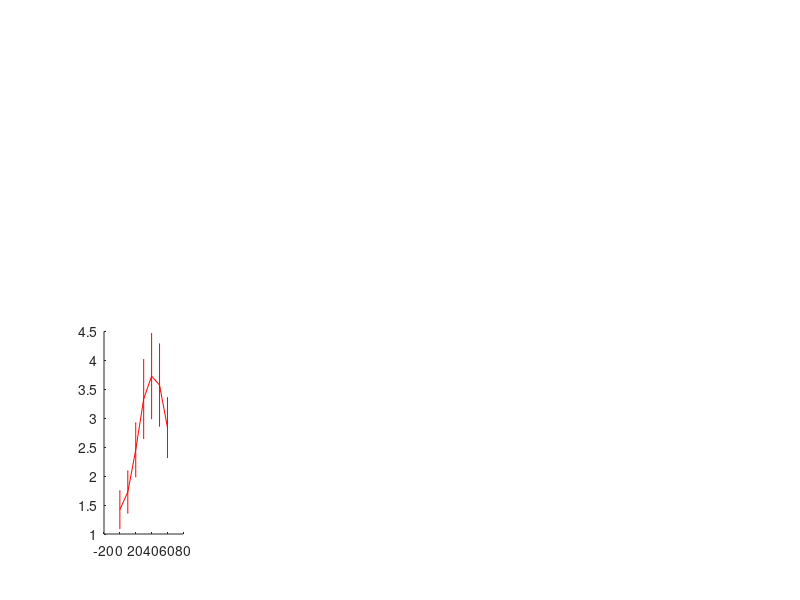

The MATLAB source for this figure: (Note: this script raises an error after producing the figure.)
%%% Producing Figure 4.6 in the thesis, chapter 4
%%% Pathogen extinction time plots with error bars, for varying model
%%% parameters

%%% This script is used in conjuction with the similarly named script found
%%% for SIS.

%%% Run the SIS script followed by this

z = 1.96;    %95% confidence interval
bF = 0:10:60;
bD = (0:6)/20;
gam = 5:5:80;
kap = 10:10:160;
eps = 0:0.05:1;
T = 500;



%%% 1-4 beta_F, 5-8 beta_D, 9-12 gamma, 13-16 kappa, 17-18 epsilon
%%% ODDS: epsilon = 0.5, c = 0
%%% EVEN: epsilon = 0, c = 0.5
%% #1                           Beta_F
load('SICSc0Eps05betaFAlpha80it100t500.mat')
sz = size(minorextinct);
avgmin = zeros(1, sz(2)); 
cimin = zeros(1, sz(2));
for i = 1:sz(2)
    nzmin = nonzeros(minorextinct(:,i));  %all nonzero extinction times from a minor outbreak
    
    up2 = find(nzmin > T); %ignoring all extinction times greater than T
    nzmin(up2) = [];
   
    if length(nzmin) > 0.5*sz(1)  %finding the mean and CI for minor outbreaks
        avgmin(i) = mean(nzmin);
        cimin(i) = z*std(nzmin)/sqrt(length(nzmin));
    end
end
g = find(avgmin>0);

subplot(2,5,6)
if isempty(g) == 0
    errorbar(bF(g), avgmin(g), cimin(g), 'r-', 'LineWidth', 0.5)
    hold on
end
ylim([0 5])
xlim([0 60])
xticks([0 20 40 60])
xlabel('\beta_F','FontSize',15)
hold on

%% #2
load('SICSc05Eps0betaFAlpha80it100t500.mat')
sz = size(minorextinct);
avgmin = zeros(1, sz(2)); 
cimin = zeros(1, sz(2));
for i = 1:sz(2)
    nzmin = nonzeros(minorextinct(:,i));  %all nonzero extinction times from a minor outbreak
    
    up2 = find(nzmin > T); %ignoring all extinction times greater than T
    nzmin(up2) = [];
   
    if length(nzmin) > 0.5*sz(1)  %finding the mean and CI for minor outbreaks
        avgmin(i) = mean(nzmin);
        cimin(i) = z*std(nzmin)/sqrt(length(nzmin));
    end
end
g = find(avgmin>0);

subplot(2,5,6)
if isempty(g) == 0
    errorbar(bF(g), avgmin(g), cimin(g), 'b-', 'LineWidth', 0.5)
    hold on
end
ylim([0 5])
xlim([0 60])
xticks([0 20 40 60])
ylabel({'                           Mean time to pathogen extinction, \tau',''}, 'FontSize', 18)
set(gca,'Position',[0.1 0.1 0.14 0.27])
str = 'A(ii)';
dim = [.11 .33 .03 .03];
annotation('textbox', dim, 'String', str, 'FitBoxToText', 'off', 'EdgeColor', 'w');
hold on

%% #3
load('SICSc0Eps05betaFAlpha40it100t500.mat')
sz = size(minorextinct);
avgmin = zeros(1, sz(2)); 
cimin = zeros(1, sz(2));
for i = 1:sz(2)
    nzmin = nonzeros(minorextinct(:,i));  %all nonzero extinction times from a minor outbreak
    
    up2 = find(nzmin > T); %ignoring all extinction times greater than T
    nzmin(up2) = [];
   
    if length(nzmin) > 0.5*sz(1)  %finding the mean and CI for minor outbreaks
        avgmin(i) = mean(nzmin);
        cimin(i) = z*std(nzmin)/sqrt(length(nzmin));
    end
end
g = find(avgmin>0);

subplot(2,5,1)
if isempty(g) == 0
    errorbar(bF(g), avgmin(g), cimin(g), 'r-', 'LineWidth', 0.5)
    hold on
end
ylim([0 20])
xlim([0 60])
xticks([0 20 40 60])
xticklabels([])
hold on

%% #4
load('SICSc05Eps0betaFAlpha40it100t500.mat')
sz = size(minorextinct);
avgmin = zeros(1, sz(2)); 
cimin = zeros(1, sz(2));
for i = 1:sz(2)
    nzmin = nonzeros(minorextinct(:,i));  %all nonzero extinction times from a minor outbreak
    
    up2 = find(nzmin > T); %ignoring all extinction times greater than T
    nzmin(up2) = [];
   
    if length(nzmin) > 0.5*sz(1)  %finding the mean and CI for minor outbreaks
        avgmin(i) = mean(nzmin);
        cimin(i) = z*std(nzmin)/sqrt(length(nzmin));
    end
end
g = find(avgmin>0);

subplot(2,5,1)
if isempty(g) == 0
    errorbar(bF(g), avgmin(g), cimin(g), 'b-', 'LineWidth', 0.5)
    hold on
end
ylim([0 20])
xlim([0 60])
xticks([0 20 40 60])
xticklabels([])
set(gca,'Position',[0.1 0.41 0.14 0.27])
str = 'A(i)';
dim = [.11 .64 .03 .03];
annotation('textbox', dim, 'String', str, 'FitBoxToText', 'off', 'EdgeColor', 'w');
hold on

%% #5                            Beta_D
load('SICSc0Eps05betaDAlpha80it100t500.mat')
sz = size(minorextinct);
avgmin = zeros(1, sz(2));
cimin = zeros(1, sz(2));  
for i = 1:sz(2)
    nzmin = nonzeros(minorextinct(:,i));  %all nonzero extinction times from a minor outbreak

    up2 = find(nzmin > T); %ignoring all extinction times greater than T
    nzmin(up2) = [];    

    if length(nzmin) > 0.5*sz(1)  %finding the mean and CI for minor outbreaks
        avgmin(i) = mean(nzmin);
        cimin(i) = z*std(nzmin)/sqrt(length(nzmin));
    end
end
g = find(avgmin>0);

subplot(2,5,7)
if isempty(g) == 0
    errorbar(bD(g), avgmin(g), cimin(g), 'r-', 'LineWidth', 0.5)
    hold on
end
ylim([0 5])
xlim([0.1 0.3])
xticks([0.1 0.2 0.3])
xlabel('\beta_D','FontSize',15)
hold on

%% #6
load('SICSc05Eps0betaDAlpha80it100t500.mat')
sz = size(minorextinct);
avgmin = zeros(1, sz(2));
cimin = zeros(1, sz(2));  
for i = 1:sz(2)
    nzmin = nonzeros(minorextinct(:,i));  %all nonzero extinction times from a minor outbreak

    up2 = find(nzmin > T); %ignoring all extinction times greater than T
    nzmin(up2) = [];    

    if length(nzmin) > 0.5*sz(1)  %finding the mean and CI for minor outbreaks
        avgmin(i) = mean(nzmin);
        cimin(i) = z*std(nzmin)/sqrt(length(nzmin));
    end
end
g = find(avgmin>0);

subplot(2,5,7)
if isempty(g) == 0
    errorbar(bD(g), avgmin(g), cimin(g), 'b-', 'LineWidth', 0.5)
    hold on
end
ylim([0 5])
xlim([0.1 0.3])
xticks([0.1 0.2 0.3])
set(gca,'Position',[0.28 0.1 0.14 0.27])
str = 'B(ii)';
dim = [.29 .33 .03 .03];
annotation('textbox', dim, 'String', str, 'FitBoxToText', 'off', 'EdgeColor', 'w');
hold on

%% #7
load('SICSc0Eps05betaDAlpha40it100t500.mat')
sz = size(minorextinct);
avgmin = zeros(1, sz(2));
cimin = zeros(1, sz(2));  
for i = 1:sz(2)
    nzmin = nonzeros(minorextinct(:,i));  %all nonzero extinction times from a minor outbreak

    up2 = find(nzmin > T); %ignoring all extinction times greater than T
    nzmin(up2) = [];    

    if length(nzmin) > 0.5*sz(1)  %finding the mean and CI for minor outbreaks
        avgmin(i) = mean(nzmin);
        cimin(i) = z*std(nzmin)/sqrt(length(nzmin));
    end
end
g = find(avgmin>0);

subplot(2,5,2)
if isempty(g) == 0
    errorbar(bD(g), avgmin(g), cimin(g), 'r-', 'LineWidth', 0.5)
    hold on
end
ylim([0 20])
xlim([0.1 0.3])
xticks([0.1 0.2 0.3])
xticklabels([])
hold on

%% #8
load('SICSc05Eps0betaDAlpha40it100t500.mat')
sz = size(minorextinct);
avgmin = zeros(1, sz(2));
cimin = zeros(1, sz(2));  
for i = 1:sz(2)
    nzmin = nonzeros(minorextinct(:,i));  %all nonzero extinction times from a minor outbreak

    up2 = find(nzmin > T); %ignoring all extinction times greater than T
    nzmin(up2) = [];    

    if length(nzmin) > 0.5*sz(1)  %finding the mean and CI for minor outbreaks
        avgmin(i) = mean(nzmin);
        cimin(i) = z*std(nzmin)/sqrt(length(nzmin));
    end
end
g = find(avgmin>0);

subplot(2,5,2)
if isempty(g) == 0
    errorbar(bD(g), avgmin(g), cimin(g), 'b-', 'LineWidth', 0.5)
    hold on
end
ylim([0 20])
xlim([0.1 0.3])
xticks([0.1 0.2 0.3])
xticklabels([])
set(gca,'Position',[0.28 0.41 0.14 0.27])
str = 'B(i)';
dim = [.29 .64 .03 .03];
annotation('textbox', dim, 'String', str, 'FitBoxToText', 'off', 'EdgeColor', 'w');
hold on

%% #9                            Gamma
load('SICSc0Eps05gammaAlpha80it100t500.mat')
sz = size(minorextinct);
avgmin = zeros(1, sz(2));
cimin = zeros(1, sz(2)); 
for i = 1:sz(2)
    nzmin = nonzeros(minorextinct(:,i));  %all nonzero extinction times from a minor outbreak
    
    up2 = find(nzmin > T); %ignoring all extinction times greater than T
    nzmin(up2) = [];

    if length(nzmin) > 0.5*sz(1)  %finding the mean and CI for minor outbreaks
        avgmin(i) = mean(nzmin);
        cimin(i) = z*std(nzmin)/sqrt(length(nzmin));
    end
end
g = find(avgmin>0);

subplot(2,5,8)
if isempty(g) == 0
    errorbar(gam(g), avgmin(g), cimin(g), 'r-', 'LineWidth', 0.5)
    hold on
end
ylim([0 5])
xlim([0 80])
xticks([0 20 40 60 80])
xlabel('\gamma','FontSize',15)
hold on

%% #10
load('SICSc05Eps0gammaAlpha80it100t500.mat')
sz = size(minorextinct);
avgmin = zeros(1, sz(2));
cimin = zeros(1, sz(2)); 
for i = 1:sz(2)
    nzmin = nonzeros(minorextinct(:,i));  %all nonzero extinction times from a minor outbreak
    
    up2 = find(nzmin > T); %ignoring all extinction times greater than T
    nzmin(up2) = [];

    if length(nzmin) > 0.5*sz(1)  %finding the mean and CI for minor outbreaks
        avgmin(i) = mean(nzmin);
        cimin(i) = z*std(nzmin)/sqrt(length(nzmin));
    end
end
g = find(avgmin>0);

subplot(2,5,8)
if isempty(g) == 0
    errorbar(gam(g), avgmin(g), cimin(g), 'b-', 'LineWidth', 0.5)
    hold on
end
ylim([0 5])
xlim([0 80])
xticks([0 20 40 60 80])
set(gca,'Position',[0.46 0.1 0.14 0.27])
str = 'C(ii)';
dim = [.47 .33 .03 .03];
annotation('textbox', dim, 'String', str, 'FitBoxToText', 'off', 'EdgeColor', 'w');
hold on

%% #11
load('SICSc0Eps05gammaAlpha40it100t500.mat')
sz = size(minorextinct);
avgmin = zeros(1, sz(2));
cimin = zeros(1, sz(2)); 
for i = 1:sz(2)
    nzmin = nonzeros(minorextinct(:,i));  %all nonzero extinction times from a minor outbreak
    
    up2 = find(nzmin > T); %ignoring all extinction times greater than T
    nzmin(up2) = [];

    if length(nzmin) > 0.5*sz(1)  %finding the mean and CI for minor outbreaks
        avgmin(i) = mean(nzmin);
        cimin(i) = z*std(nzmin)/sqrt(length(nzmin));
    end
end
g = find(avgmin>0);

subplot(2,5,3)
if isempty(g) == 0
    errorbar(gam(g), avgmin(g), cimin(g), 'r-', 'LineWidth', 0.5)
    hold on
end
ylim([0 50])
xlim([0 80])
xticks([0 20 40 60 80])
xticklabels([])
hold on

%% #12
load('SICSc05Eps0gammaAlpha40it100t500.mat')
sz = size(minorextinct);
avgmin = zeros(1, sz(2));
cimin = zeros(1, sz(2)); 
for i = 1:sz(2)
    nzmin = nonzeros(minorextinct(:,i));  %all nonzero extinction times from a minor outbreak
    
    up2 = find(nzmin > T); %ignoring all extinction times greater than T
    nzmin(up2) = [];

    if length(nzmin) > 0.5*sz(1)  %finding the mean and CI for minor outbreaks
        avgmin(i) = mean(nzmin);
        cimin(i) = z*std(nzmin)/sqrt(length(nzmin));
    end
end
g = find(avgmin>0);

subplot(2,5,3)
if isempty(g) == 0
    errorbar(gam(g), avgmin(g), cimin(g), 'b-', 'LineWidth', 0.5)
    hold on
end
ylim([0 50])
xlim([0 80])
xticks([0 20 40 60 80])
xticklabels([])
set(gca,'Position',[0.46 0.41 0.14 0.27])
str = 'C(i)';
dim = [.56 .64 .03 .03];
annotation('textbox', dim, 'String', str, 'FitBoxToText', 'off', 'EdgeColor', 'w');
hold on

%% #13                           Kappa
load('SICSc0Eps05kappaAlpha80it100t500.mat')
sz = size(minorextinct);
avgmin = zeros(1, sz(2));
cimin = zeros(1, sz(2)); 
for i = 1:sz(2)
    nzmin = nonzeros(minorextinct(:,i));  %all nonzero extinction times from a minor outbreak
    
    up2 = find(nzmin > T); %ignoring all extinction times greater than T
    nzmin(up2) = [];

    if length(nzmin) > 0.5*sz(1)  %finding the mean and CI for minor outbreaks
        avgmin(i) = mean(nzmin);
        cimin(i) = z*std(nzmin)/sqrt(length(nzmin));
    end
end
g = find(avgmin>0);

subplot(2,5,9)
if isempty(g) == 0
    errorbar(kap(g), avgmin(g), cimin(g), 'r-', 'LineWidth', 0.5)
    hold on
end
ylim([0 5])
xlim([0 160])
xticks([0 40 80 120 160])
xlabel('\kappa','FontSize',15)
hold on

%% #14
load('SICSc05Eps0kappaAlpha80it100t500.mat')
sz = size(minorextinct);
avgmin = zeros(1, sz(2));
cimin = zeros(1, sz(2)); 
for i = 1:sz(2)
    nzmin = nonzeros(minorextinct(:,i));  %all nonzero extinction times from a minor outbreak
    
    up2 = find(nzmin > T); %ignoring all extinction times greater than T
    nzmin(up2) = [];

    if length(nzmin) > 0.5*sz(1)  %finding the mean and CI for minor outbreaks
        avgmin(i) = mean(nzmin);
        cimin(i) = z*std(nzmin)/sqrt(length(nzmin));
    end
end
g = find(avgmin>0);

subplot(2,5,9)
if isempty(g) == 0
    errorbar(kap(g), avgmin(g), cimin(g), 'b-', 'LineWidth', 0.5)
    hold on
end
ylim([0 5])
xlim([0 160])
xticks([0 40 80 120 160])
set(gca,'Position',[0.64 0.1 0.14 0.27])
str = 'D(ii)';
dim = [.65 .33 .03 .03];
annotation('textbox', dim, 'String', str, 'FitBoxToText', 'off', 'EdgeColor', 'w');
hold on

%% #15
load('SICSc0Eps05kappaAlpha40it100t500.mat')
sz = size(minorextinct);
avgmin = zeros(1, sz(2));
cimin = zeros(1, sz(2)); 
for i = 1:sz(2)
    nzmin = nonzeros(minorextinct(:,i));  %all nonzero extinction times from a minor outbreak
    
    up2 = find(nzmin > T); %ignoring all extinction times greater than T
    nzmin(up2) = [];

    if length(nzmin) > 0.5*sz(1)  %finding the mean and CI for minor outbreaks
        avgmin(i) = mean(nzmin);
        cimin(i) = z*std(nzmin)/sqrt(length(nzmin));
    end
end
g = find(avgmin>0);

subplot(2,5,4)
if isempty(g) == 0
    errorbar(kap(g), avgmin(g), cimin(g), 'r-', 'LineWidth', 0.5)
    hold on
end
ylim([0 20])
xlim([0 160])
xticks([0 40 80 120 160])
xticklabels([])
hold on

%% #16
load('SICSc05Eps0kappaAlpha40it100t500.mat')
sz = size(minorextinct);
avgmin = zeros(1, sz(2));
cimin = zeros(1, sz(2)); 
for i = 1:sz(2)
    nzmin = nonzeros(minorextinct(:,i));  %all nonzero extinction times from a minor outbreak
    
    up2 = find(nzmin > T); %ignoring all extinction times greater than T
    nzmin(up2) = [];

    if length(nzmin) > 0.5*sz(1)  %finding the mean and CI for minor outbreaks
        avgmin(i) = mean(nzmin);
        cimin(i) = z*std(nzmin)/sqrt(length(nzmin));
    end
end
g = find(avgmin>0);

subplot(2,5,4)
if isempty(g) == 0
    errorbar(kap(g), avgmin(g), cimin(g), 'b-', 'LineWidth', 0.5)
    hold on
end
ylim([0 20])
xlim([0 160])
xticks([0 40 80 120 160])
xticklabels([])
set(gca,'Position',[0.64 0.41 0.14 0.27])
str = 'D(i)';
dim = [.65 .64 .03 .03];
annotation('textbox', dim, 'String', str, 'FitBoxToText', 'off', 'EdgeColor', 'w');
hold on

%% #17                              Epsilon
T=1000;
load('SICSc05epsilonAlpha80it100t1000.mat')
sz = size(minorextinct);
avgmin = zeros(1, sz(2));
cimin = zeros(1, sz(2)); 
for i = 1:sz(2)
    nzmin = nonzeros(minorextinct(:,i));  %all nonzero extinction times from a minor outbreak
    
    up2 = find(nzmin > T); %ignoring all extinction times greater than T
    nzmin(up2) = [];

    if length(nzmin) > 0.5*sz(1)  %finding the mean and CI for minor outbreaks
        avgmin(i) = mean(nzmin);
        cimin(i) = z*std(nzmin)/sqrt(length(nzmin));
    end
end
g = find(avgmin>0);

subplot(2,5,10)
if isempty(g) == 0
    errorbar(eps(g), avgmin(g), cimin(g), 'b-', 'LineWidth', 0.5)
    hold on
end
ylim([0 5])
xlim([0 1])
xticks([0 0.5 1])
xlabel('\epsilon','FontSize',15)
set(gca,'Position',[0.82 0.1 0.14 0.27])
str = 'E(ii)';
dim = [.83 .33 .03 .03];
annotation('textbox', dim, 'String', str, 'FitBoxToText', 'off', 'EdgeColor', 'w');
hold on


%% #18
load('SICSc05epsilonAlpha40it100t1000.mat')
sz = size(minorextinct);
avgmin = zeros(1, sz(2));
cimin = zeros(1, sz(2)); 
for i = 1:sz(2)
    nzmin = nonzeros(minorextinct(:,i));  %all nonzero extinction times from a minor outbreak
    
    up2 = find(nzmin > T); %ignoring all extinction times greater than T
    nzmin(up2) = [];

    if length(nzmin) > 0.5*sz(1)  %finding the mean and CI for minor outbreaks
        avgmin(i) = mean(nzmin);
        cimin(i) = z*std(nzmin)/sqrt(length(nzmin));
    end
end
g = find(avgmin>0);

subplot(2,5,5)
if isempty(g) == 0
    errorbar(eps(g), avgmin(g), cimin(g), 'b-', 'LineWidth', 0.5)
    hold on
end
ylim([0 120])
yticks([0 30 60 90 120])
xlim([0 1])
xticks([0 0.5 1])
xticklabels([])
set(gca,'Position',[0.82 0.41 0.14 0.27])
str = 'E(i)';
dim = [.83 .64 .03 .03];
annotation('textbox', dim, 'String', str, 'FitBoxToText', 'off', 'EdgeColor', 'w');
hold on

